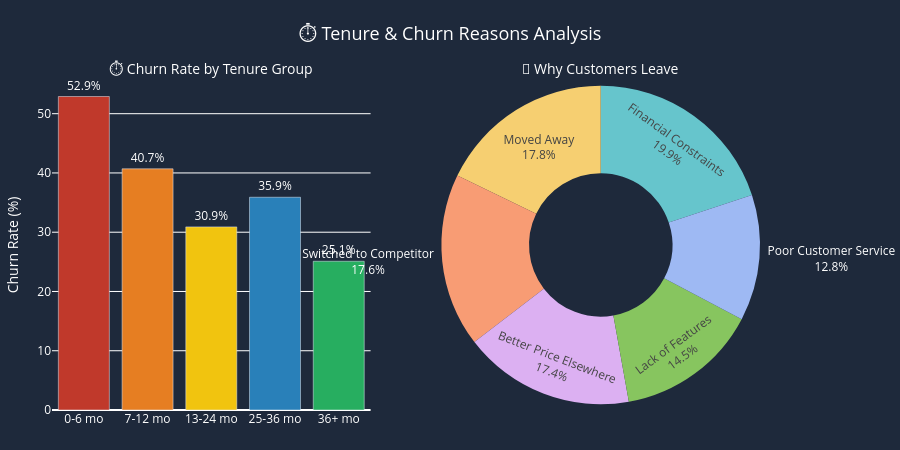

This figure's notebook cell:
### Markdown cell above
## ⏱️ Tenure & Churn Reasons

### Code cell
fig = make_subplots(
    rows=1,
    cols=2,
    specs=[[{'type':'bar'}, {'type':'pie'}]],
    subplot_titles=[
        '⏱️ Churn Rate by Tenure Group',
        '🚪 Why Customers Leave'
    ]
)

# Tenure Group Chart
tg = df.groupby('Tenure_Group', observed=True)['Churn'].mean().mul(100).round(1).reset_index()
tg.columns = ['Group', 'ChurnRate']

fig.add_trace(
    go.Bar(
        x=tg['Group'],
        y=tg['ChurnRate'],
        marker_color=['#c0392b','#e67e22','#f1c40f','#2980b9','#27ae60'],
        text=tg['ChurnRate'].apply(lambda x: f'{x:.1f}%'),
        textposition='outside',
        showlegend=False
    ),
    row=1,
    col=1
)

# Churn Reasons Pie Chart
reasons = df[df['Churn']==1]['ChurnReason'].value_counts().reset_index()
reasons.columns = ['Reason', 'Count']

fig.add_trace(
    go.Pie(
        labels=reasons['Reason'],
        values=reasons['Count'],
        hole=0.45,
        textinfo='label+percent',
        marker_colors=px.colors.qualitative.Pastel
    ),
    row=1,
    col=2
)

# Axis
fig.update_yaxes(
    title_text='Churn Rate (%)',
    color='white',
    row=1,
    col=1
)

fig.update_xaxes(
    color='white',
    row=1,
    col=1
)

# Layout
fig.update_layout(
    height=450,

    title={
        'text': '⏱️ Tenure & Churn Reasons Analysis',
        'x': 0.5,
        'xanchor': 'center'
    },

    title_font_size=18,
    title_font_color='white',

    showlegend=False,

    paper_bgcolor='#1E293B',
    plot_bgcolor='#1E293B',

    font=dict(
        color='white',
        size=12
    ),

    margin=dict(
        l=40,
        r=40,
        t=80,
        b=40
    )
)

# Subplot Titles White
for annotation in fig['layout']['annotations']:
    annotation['font'] = dict(
        size=14,
        color='white'
    )

fig.show()

### Figure 1 — Plotly figure (JSON) as saved in the notebook; plotly's stock layout.template omitted (floating-point values rounded to 4 significant figures)
{"data": [{"marker": {"color": ["#c0392b", "#e67e22", "#f1c40f", "#2980b9", "#27ae60"]}, "showlegend": false, "text": ["52.9%", "40.7%", "30.9%", "35.9%", "25.1%"], "textposition": "outside", "type": "bar", "x": ["0-6 mo", "7-12 mo", "13-24 mo", "25-36 mo", "36+ mo"], "xaxis": "x", "y": [52.9, 40.7, 30.9, 35.9, 25.1], "yaxis": "y"}, {"domain": {"x": [0.55, 1], "y": [0, 1]}, "hole": 0.45, "labels": ["Financial Constraints", "Moved Away", "Switched to Competitor", "Better Price Elsewhere", "Lack of Features", "Poor Customer Service"], "marker": {"colors": ["rgb(102, 197, 204)", "rgb(246, 207, 113)", "rgb(248, 156, 116)", "rgb(220, 176, 242)", "rgb(135, 197, 95)", "rgb(158, 185, 243)", "rgb(254, 136, 177)", "rgb(201, 219, 116)", "rgb(139, 224, 164)", "rgb(180, 151, 231)", "rgb(179, 179, 179)"]}, "textinfo": "label+percent", "type": "pie", "values": [95, 85, 84, 83, 69, 61]}], "layout": {"annotations": [{"font": {"color": "white", "size": 14}, "showarrow": false, "text": "⏱️ Churn Rate by Tenure Group", "x": 0.225, "xanchor": "center", "xref": "paper", "y": 1, "yanchor": "bottom", "yref": "paper"}, {"font": {"color": "white", "size": 14}, "showarrow": false, "text": "🚪 Why Customers Leave", "x": 0.775, "xanchor": "center", "xref": "paper", "y": 1, "yanchor": "bottom", "yref": "paper"}], "font": {"color": "white", "size": 12}, "height": 450, "margin": {"b": 40, "l": 40, "r": 40, "t": 80}, "paper_bgcolor": "#1E293B", "plot_bgcolor": "#1E293B", "showlegend": false, "title": {"font": {"color": "white", "size": 18}, "text": "⏱️ Tenure & Churn Reasons Analysis", "x": 0.5, "xanchor": "center"}, "xaxis": {"anchor": "y", "color": "white", "domain": [0, 0.45]}, "yaxis": {"anchor": "x", "color": "white", "domain": [0, 1], "title": {"text": "Churn Rate (%)"}}}}
